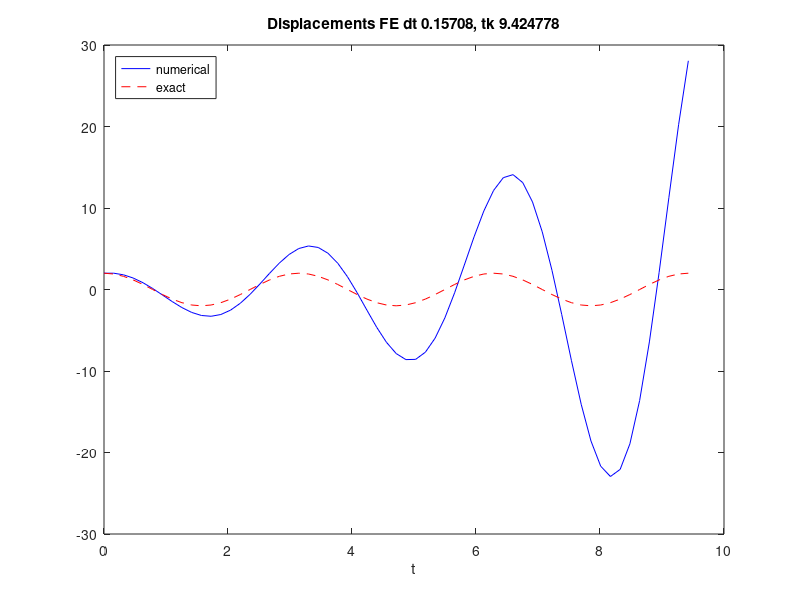

Recreate this plot in MATLAB.
% Special case implementation of a simple oscillator simulation using
% first-order Forward Euler solver. Even with small time steps solution 
% amplitude is increasing.

omega0 = 2;

% Initial condition
X_0 = 2;

T0 = 2*pi/omega0;
dt = T0/20;
tk = 3*T0;

N_t = floor(tk/dt);
t = linspace(0, N_t*dt, N_t+1);
u = zeros(N_t+1, 1);
v = zeros(N_t+1, 1);
u(1) = X_0;
v(1) = 0;

% Step equations forward in time
for n = 1:N_t
    u(n+1) = u(n) + dt*v(n);
    v(n+1) = v(n) - dt*omega0^2*u(n);
end
figure
plot(t, u, 'b-', t, X_0*cos(omega0*t), 'r--');
legend('numerical', 'exact', 'Location','northwest');
title(sprintf('Displacements FE dt %g, tk %f', dt, tk))
xlabel('t');
% print('tmp', '-dpdf'); print('tmp', '-dpng');